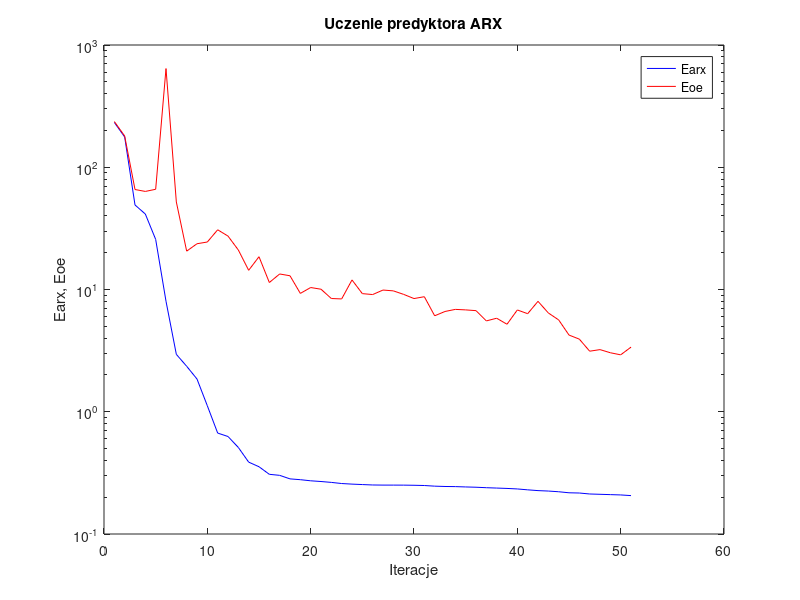
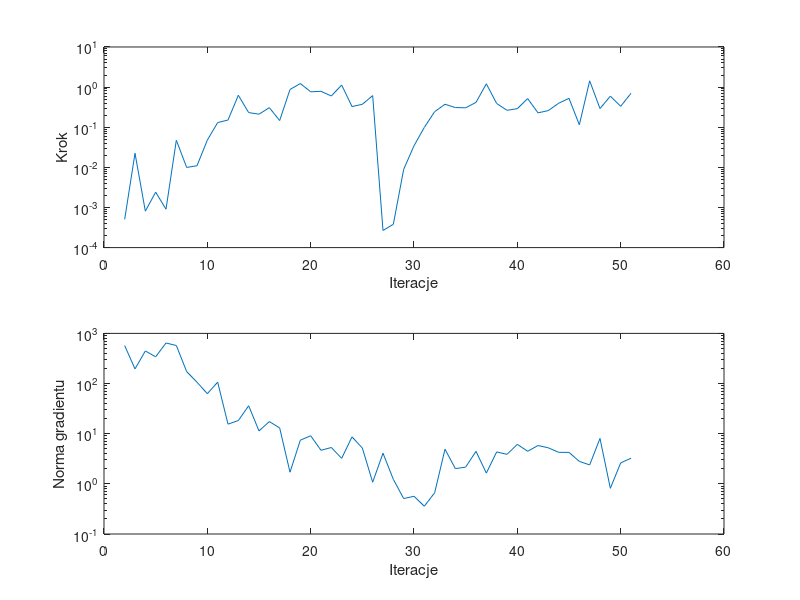

Reproduce these figures in MATLAB, in order.
%uczenie predyktora arx
clear all;
n=0; farx(n+1)=2.326046e+002; foe(n+1)=2.365770e+002; wspucz(n+1)=0.000000e+000; ng(n+1)=0.000000e+000;
%odnowa zmiennej metryki
n=1; farx(n+1)=1.768363e+002; foe(n+1)=1.801446e+002; krok(n+1)=5.045766e-004; ng(n+1)=5.709995e+002;
n=2; farx(n+1)=4.914264e+001; foe(n+1)=6.574940e+001; krok(n+1)=2.243330e-002; ng(n+1)=1.959039e+002;
n=3; farx(n+1)=4.142991e+001; foe(n+1)=6.341726e+001; krok(n+1)=8.100612e-004; ng(n+1)=4.461525e+002;
n=4; farx(n+1)=2.569410e+001; foe(n+1)=6.604349e+001; krok(n+1)=2.407737e-003; ng(n+1)=3.413467e+002;
n=5; farx(n+1)=8.016728e+000; foe(n+1)=6.415571e+002; krok(n+1)=9.064776e-004; ng(n+1)=6.437025e+002;
n=6; farx(n+1)=2.948392e+000; foe(n+1)=5.200514e+001; krok(n+1)=4.732206e-002; ng(n+1)=5.731424e+002;
n=7; farx(n+1)=2.355478e+000; foe(n+1)=2.059849e+001; krok(n+1)=9.949946e-003; ng(n+1)=1.731399e+002;
n=8; farx(n+1)=1.852460e+000; foe(n+1)=2.367678e+001; krok(n+1)=1.097075e-002; ng(n+1)=1.062435e+002;
n=9; farx(n+1)=1.119098e+000; foe(n+1)=2.446430e+001; krok(n+1)=4.773765e-002; ng(n+1)=6.280744e+001;
n=10; farx(n+1)=6.693814e-001; foe(n+1)=3.079392e+001; krok(n+1)=1.305790e-001; ng(n+1)=1.065046e+002;
n=11; farx(n+1)=6.274176e-001; foe(n+1)=2.735304e+001; krok(n+1)=1.511586e-001; ng(n+1)=1.550342e+001;
n=12; farx(n+1)=5.104489e-001; foe(n+1)=2.104500e+001; krok(n+1)=6.251445e-001; ng(n+1)=1.830354e+001;
n=13; farx(n+1)=3.872224e-001; foe(n+1)=1.435669e+001; krok(n+1)=2.317569e-001; ng(n+1)=3.609177e+001;
n=14; farx(n+1)=3.549801e-001; foe(n+1)=1.854509e+001; krok(n+1)=2.114442e-001; ng(n+1)=1.135570e+001;
n=15; farx(n+1)=3.077726e-001; foe(n+1)=1.140674e+001; krok(n+1)=3.072232e-001; ng(n+1)=1.742490e+001;
n=16; farx(n+1)=3.018781e-001; foe(n+1)=1.339734e+001; krok(n+1)=1.468011e-001; ng(n+1)=1.302221e+001;
n=17; farx(n+1)=2.824264e-001; foe(n+1)=1.295202e+001; krok(n+1)=8.727420e-001; ng(n+1)=1.706536e+000;
n=18; farx(n+1)=2.781805e-001; foe(n+1)=9.291581e+000; krok(n+1)=1.226779e+000; ng(n+1)=7.426691e+000;
n=19; farx(n+1)=2.724246e-001; foe(n+1)=1.038014e+001; krok(n+1)=7.638023e-001; ng(n+1)=9.090001e+000;
n=20; farx(n+1)=2.687752e-001; foe(n+1)=1.005431e+001; krok(n+1)=7.847380e-001; ng(n+1)=4.663613e+000;
n=21; farx(n+1)=2.643154e-001; foe(n+1)=8.438868e+000; krok(n+1)=6.007020e-001; ng(n+1)=5.307381e+000;
n=22; farx(n+1)=2.587633e-001; foe(n+1)=8.373513e+000; krok(n+1)=1.127230e+000; ng(n+1)=3.226056e+000;
n=23; farx(n+1)=2.559066e-001; foe(n+1)=1.197298e+001; krok(n+1)=3.276650e-001; ng(n+1)=8.637044e+000;
n=24; farx(n+1)=2.537934e-001; foe(n+1)=9.251145e+000; krok(n+1)=3.724184e-001; ng(n+1)=5.185476e+000;
n=25; farx(n+1)=2.517672e-001; foe(n+1)=9.092407e+000; krok(n+1)=6.137814e-001; ng(n+1)=1.078671e+000;
%odnowa zmiennej metryki
n=26; farx(n+1)=2.512196e-001; foe(n+1)=9.899052e+000; krok(n+1)=2.669523e-004; ng(n+1)=4.080231e+000;
n=27; farx(n+1)=2.511847e-001; foe(n+1)=9.746617e+000; krok(n+1)=3.812452e-004; ng(n+1)=1.229789e+000;
n=28; farx(n+1)=2.510464e-001; foe(n+1)=9.121405e+000; krok(n+1)=8.894860e-003; ng(n+1)=5.086841e-001;
n=29; farx(n+1)=2.503888e-001; foe(n+1)=8.432542e+000; krok(n+1)=3.450322e-002; ng(n+1)=5.648977e-001;
n=30; farx(n+1)=2.492636e-001; foe(n+1)=8.731217e+000; krok(n+1)=9.909413e-002; ng(n+1)=3.578902e-001;
n=31; farx(n+1)=2.462601e-001; foe(n+1)=6.095027e+000; krok(n+1)=2.442288e-001; ng(n+1)=6.646835e-001;
n=32; farx(n+1)=2.447525e-001; foe(n+1)=6.610425e+000; krok(n+1)=3.739988e-001; ng(n+1)=4.912144e+000;
n=33; farx(n+1)=2.441819e-001; foe(n+1)=6.877039e+000; krok(n+1)=3.091015e-001; ng(n+1)=2.010757e+000;
n=34; farx(n+1)=2.426213e-001; foe(n+1)=6.811115e+000; krok(n+1)=3.050693e-001; ng(n+1)=2.158834e+000;
n=35; farx(n+1)=2.413238e-001; foe(n+1)=6.714978e+000; krok(n+1)=4.158012e-001; ng(n+1)=4.447633e+000;
n=36; farx(n+1)=2.392002e-001; foe(n+1)=5.534021e+000; krok(n+1)=1.206369e+000; ng(n+1)=1.637476e+000;
n=37; farx(n+1)=2.375668e-001; foe(n+1)=5.822273e+000; krok(n+1)=3.904377e-001; ng(n+1)=4.328511e+000;
n=38; farx(n+1)=2.359311e-001; foe(n+1)=5.197064e+000; krok(n+1)=2.640676e-001; ng(n+1)=3.876473e+000;
n=39; farx(n+1)=2.336660e-001; foe(n+1)=6.802039e+000; krok(n+1)=2.902112e-001; ng(n+1)=6.127746e+000;
n=40; farx(n+1)=2.297799e-001; foe(n+1)=6.340045e+000; krok(n+1)=5.178922e-001; ng(n+1)=4.462563e+000;
n=41; farx(n+1)=2.264531e-001; foe(n+1)=8.003565e+000; krok(n+1)=2.278082e-001; ng(n+1)=5.809220e+000;
n=42; farx(n+1)=2.245759e-001; foe(n+1)=6.429292e+000; krok(n+1)=2.601236e-001; ng(n+1)=5.229622e+000;
n=43; farx(n+1)=2.216593e-001; foe(n+1)=5.639061e+000; krok(n+1)=3.963116e-001; ng(n+1)=4.248756e+000;
n=44; farx(n+1)=2.173614e-001; foe(n+1)=4.240117e+000; krok(n+1)=5.249576e-001; ng(n+1)=4.239540e+000;
n=45; farx(n+1)=2.164110e-001; foe(n+1)=3.926636e+000; krok(n+1)=1.150668e-001; ng(n+1)=2.803539e+000;
n=46; farx(n+1)=2.124928e-001; foe(n+1)=3.128799e+000; krok(n+1)=1.435731e+000; ng(n+1)=2.385263e+000;
n=47; farx(n+1)=2.112341e-001; foe(n+1)=3.223332e+000; krok(n+1)=2.921091e-001; ng(n+1)=8.044617e+000;
n=48; farx(n+1)=2.099531e-001; foe(n+1)=3.038822e+000; krok(n+1)=5.945315e-001; ng(n+1)=8.150667e-001;
n=49; farx(n+1)=2.087243e-001; foe(n+1)=2.921271e+000; krok(n+1)=3.321888e-001; ng(n+1)=2.612743e+000;
n=50; farx(n+1)=2.061076e-001; foe(n+1)=3.377303e+000; krok(n+1)=7.011953e-001; ng(n+1)=3.246794e+000;

figure; semilogy(farx,'b'); hold on; semilogy(foe,'r'); xlabel('Iteracje'); ylabel('Earx, Eoe'); legend('Earx','Eoe'); title('Uczenie predyktora ARX');
figure; subplot(2,1,1); semilogy(krok); xlabel('Iteracje'); ylabel('Krok');
subplot(2,1,2); semilogy(ng); xlabel('Iteracje'); ylabel('Norma gradientu');
Earx=farx(n+1)
Eoe=foe(n+1)
